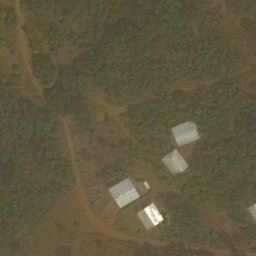
#> input picture object_detection/workspace/weights/images_03_target_area_without_buildings/1.18.138486.126928.png, 256 x 256 px; its folder holds 4 pictures in this run
$ python merge_image_patch.py
#> lines starting #> are read from the running program, lines starting #| are printed output that depends on the picture
# =======================================================================================================================================================
# merge_image_patch.py
# Author: Jiapan Wang
# Created Date: 30/05/2023
# Description: merge 3*3 image patches into one big image patch.
# =======================================================================================================================================================
"""


"""

import os
os.environ['TF_CPP_MIN_LOG_LEVEL'] = '2'    # Suppress TensorFlow logging (1)
import pathlib
import numpy as np
from PIL import Image

IMAGE_DIR = './images_03_target_area_without_buildings/'
IMAGE_PATCH_SIZE = 256
IMAGE_PATCH_NUMBER_ROW = 3
IMAGE_PATCH_NUMBER_COL = 3
CHANNEL = 3

# Load images
def load_images(path):

    # Get the list of all files and directories
    dir_list = os.listdir(path)
    # print("Files and directories in '", path, "' :")
    # prints all files
    print(dir_list)

    filenames = dir_list
    image_paths = []
    for filename in filenames:
#         image_path = tf.keras.utils.get_file(fname=filename,
#                                             origin=path + filename,
#                                             untar=False)
        image_path = pathlib.Path(path+filename)
        image_paths.append(str(image_path))
    return image_paths

def parse_tile_name(name):
    index, zoom, TileX, TileY = [int(x) for x in name.split(".")]
    return index, TileX, TileY, zoom

def load_image_into_numpy_array(path):
    """Load an image from file into a numpy array.

    Puts image into numpy array to feed into tensorflow graph.
    Note that by convention we put it into a numpy array with shape
    (height, width, channels), where channels=3 for RGB.

    Args:
      path: the file path to the image

    Returns:
      uint8 numpy array with shape (img_height, img_width, 3)
    """
    return np.array(Image.open(path))
#> returned value is the input picture: shape (256, 256, 3); mean R, G, B 96, 88.5, 62.1


if __name__ == '__main__':

    image_paths = load_images(IMAGE_DIR)

    image_list = []

    for image_path in image_paths:

        patch_id = os.path.splitext(os.path.basename(image_path))[0]
        index, TileX, TileY, zoom = parse_tile_name(patch_id)

        image_np = load_image_into_numpy_array(image_path)
        image_list.append(image_np)
        print('{} Image patch {} loaded... \n'.format(index, image_path), end='')
        # print(np.shape(image_np), image_np)

    # print("image_list",np.shape(image_list), image_list)

    image_row1 = np.concatenate((image_list[0], image_list[1], image_list[2]), axis=1)
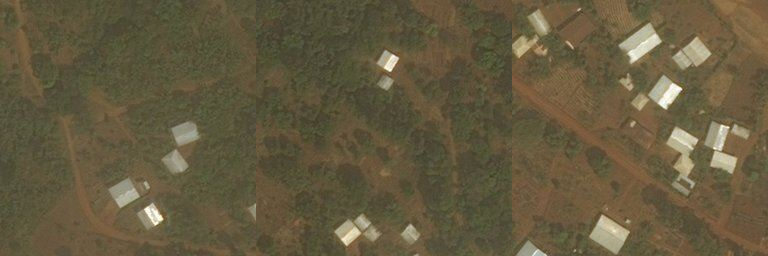
#> image_row1: shape (256, 768, 3); mean R, G, B 100.6, 90.3, 63.4
#> (the run stopped early here; a loop or call above may not have finished)
